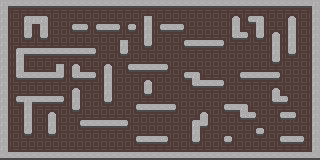

Below is a game level as drawn by its tile map, then a one-line description and the .tmx file that defines it, in full:
An orthogonal 40x20 tile map with 8x8 px tiles, 1 tile layer (Tile Layer 1).

<map version="1.4" tiledversion="1.4.3" orientation="orthogonal" renderorder="right-down" width="40" height="20" tilewidth="8" tileheight="8" infinite="0" nextlayerid="2" nextobjectid="1">
 <tileset firstgid="1" source="tiles.tsx" />
 <layer id="1" name="Tile Layer 1" width="40" height="20">
  <data encoding="csv">
3,2,2,2,2,2,2,2,2,2,2,2,2,2,2,2,2,2,2,2,2,2,2,2,2,2,2,2,2,2,2,2,2,2,2,2,2,2,2,3,
3,11,20,27,27,27,20,20,20,20,20,20,20,20,20,20,20,20,27,20,20,20,20,20,20,20,20,20,20,27,20,27,27,20,20,20,27,20,12,3,
3,17,18,6,3,7,17,16,16,19,19,16,19,19,19,16,19,18,3,17,19,19,19,16,16,16,16,16,18,8,26,10,7,17,16,18,8,17,18,3,
3,17,18,3,22,3,17,16,18,10,25,26,10,2,25,26,9,26,3,26,10,2,25,17,16,16,16,16,18,3,13,12,3,17,19,18,3,17,18,3,
3,17,18,5,26,5,17,16,16,20,20,16,20,20,20,19,20,18,3,17,20,20,20,19,19,19,19,19,18,1,25,26,5,26,8,26,3,17,18,3,
3,17,19,27,19,27,19,19,19,19,19,19,16,16,18,3,16,18,5,17,16,16,18,10,2,2,2,25,17,20,20,16,20,18,3,26,3,17,18,3,
3,26,6,2,2,2,2,2,2,2,2,25,17,16,18,5,16,16,20,16,16,16,16,20,20,20,20,20,16,16,16,16,16,18,3,26,5,17,18,3,
3,26,3,11,20,20,20,27,20,27,20,20,16,19,16,20,19,19,19,19,19,16,16,16,16,16,16,16,16,16,16,16,16,18,5,17,20,16,18,3,
3,26,3,13,19,19,14,3,26,8,13,19,18,8,17,18,10,2,2,2,25,17,16,19,19,16,16,16,16,16,19,19,19,19,27,16,16,16,18,3,
3,26,1,2,2,2,2,4,26,1,2,25,26,3,17,16,20,20,27,20,20,16,18,10,7,13,19,19,16,18,10,2,2,2,25,17,16,16,18,3,
3,17,20,20,20,20,20,20,16,27,20,20,18,3,17,16,16,18,8,17,16,16,16,12,1,2,2,25,17,16,20,20,20,20,27,16,16,16,18,3,
3,17,19,19,19,19,19,19,18,8,17,16,18,3,17,16,16,18,5,17,16,16,16,16,20,20,20,20,16,16,16,16,16,18,8,13,16,16,18,3,
3,26,10,3,2,2,2,25,26,3,17,16,18,5,17,16,16,19,27,19,19,19,16,16,16,16,16,16,19,19,19,16,16,18,1,25,17,16,18,3,
3,17,12,3,11,20,27,20,18,5,17,16,16,20,16,16,18,10,2,2,2,25,17,16,16,19,16,18,10,2,7,13,16,16,20,27,19,16,18,3,
3,17,18,3,17,18,8,17,16,20,19,19,19,19,19,19,16,20,20,20,20,20,16,16,14,8,17,16,20,12,1,25,16,16,18,10,25,17,18,3,
3,17,18,3,17,18,3,17,16,18,10,2,2,2,2,25,17,16,16,16,16,16,16,18,6,4,17,16,16,16,20,20,19,16,16,16,16,16,18,3,
3,17,18,5,17,18,5,17,16,16,20,20,20,20,20,20,16,19,19,19,19,16,16,18,3,11,16,16,19,16,16,18,9,17,16,19,19,19,18,3,
3,17,16,20,16,16,20,16,16,16,16,16,16,16,16,16,18,10,2,2,25,17,16,18,5,17,16,18,9,17,16,16,20,16,18,10,2,25,18,3,
3,13,19,19,19,19,19,19,19,19,19,19,19,19,19,19,19,27,27,27,27,19,19,19,27,19,19,19,27,19,19,19,19,19,19,27,27,27,14,3,
2,2,2,2,2,2,2,2,2,2,2,2,2,2,2,2,2,2,2,2,2,2,2,2,2,2,2,2,2,2,2,2,2,2,2,2,2,2,2,2
</data>
 </layer>
</map>
